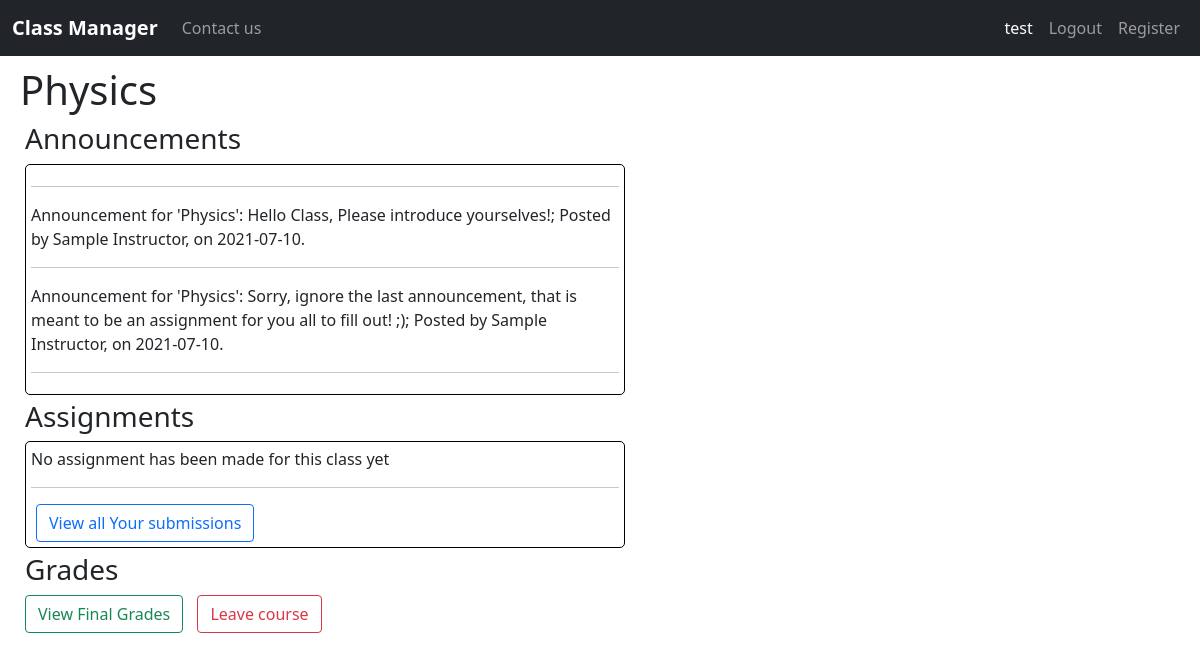
The page /view_course/1 (signed in) on the database as committed earlier.
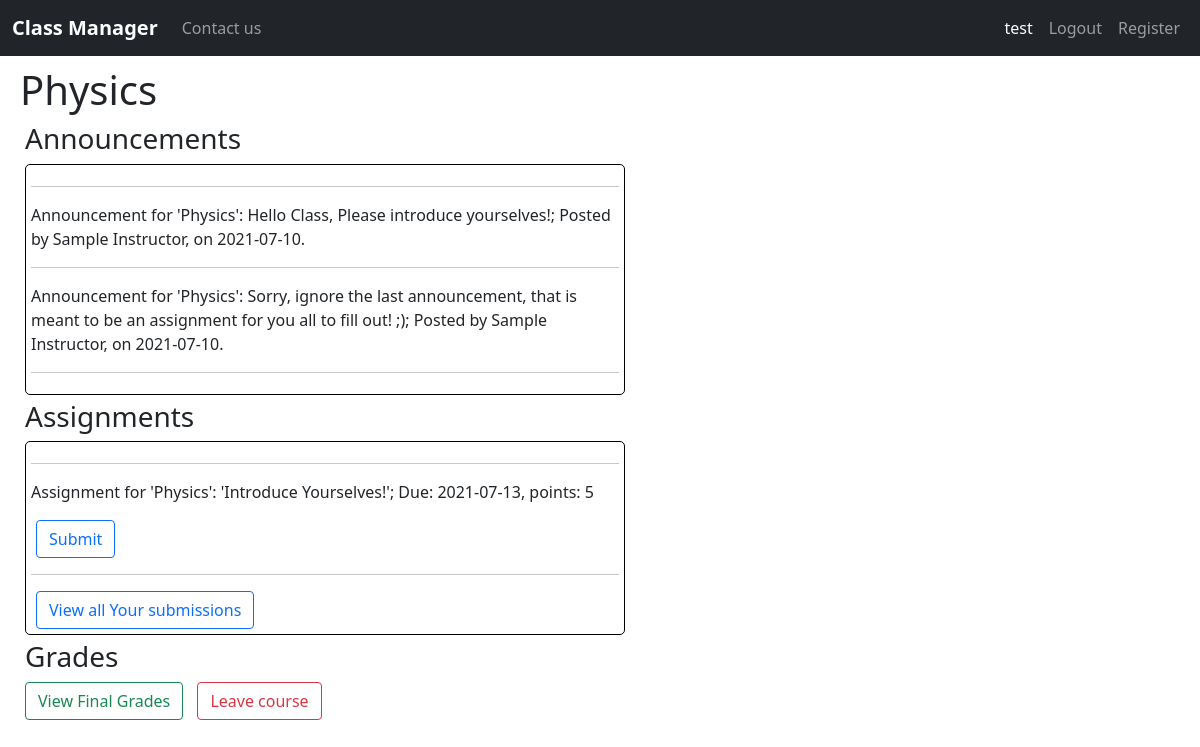
The same page on the database as committed later.
### classmanager/models.py (models this page shows, shortened)
class Announcement(models.Model):
    course = models.ForeignKey(Course, on_delete=models.CASCADE)
    text = models.TextField(max_length=1000, default=None)
    date_created = models.DateField(auto_now_add=True)
    def __str__(self):
        return f"Announcement for '{self.course.name}': {self.text}; Posted by {self.course.instructor.get_name()}," \
               f" on {self.date_created}."

class Course(models.Model):
    instructor = models.ForeignKey(Instructor, on_delete=models.CASCADE)
    name = models.CharField(max_length=255, blank=False, default=None)
    is_active = models.BooleanField(default=True)
    date_created = models.DateTimeField(auto_now_add=True)
    DEPARTMENTS = [
        ("Math", "Math"), ("English", "English"),
        ("Science", "Science"), ("Technology", "Technology"),
        ("Law", "Law"), ("Art", "Art"),
        ("Business", "Business"), ("Health", "Health")
    ]
    department = models.CharField(max_length=20, choices=DEPARTMENTS, default="Other")
    description = models.TextField(max_length=1000, default=None, blank=True)
    credits = models.PositiveIntegerField(default=2)
    length = models.PositiveIntegerField(default=10)

class Instructor(models.Model):
    user = models.OneToOneField(User, primary_key=True, on_delete=models.CASCADE)
    date_of_birth = models.DateField(default=date.today)
    DEPARTMENTS = [
        ("Math", "Math"), ("English", "English"),
        ("Science", "Science"), ("Technology", "Technology"),
        ("Law", "Law"), ("Art", "Art"),
        ("Business", "Business"), ("Health", "Health")
    ]
    department = models.CharField(max_length=20, choices=DEPARTMENTS, default="Other")
    def get_name(self):
        return self.user.get_name()

class User(AbstractUser):
    is_student = models.BooleanField(default=False)
    is_instructor = models.BooleanField(default=False)
    def get_name(self):
        return f"{self.first_name} {self.last_name}"

class Assignment(models.Model):
    title = models.TextField(max_length=255, blank=False)
    course = models.ForeignKey(Course, on_delete=models.CASCADE)
    file_url = models.URLField(blank=True, max_length=200)
    description = models.TextField(max_length=1000, blank=True)
    date_created = models.DateField(auto_now_add=True)
    due_date = models.DateField(blank=False, default=date.today() + timedelta(days=3))
    points = models.PositiveIntegerField(default=1)
    def __str__(self):
        return f"Assignment for '{self.course.name}': '{self.title}'; Due: {self.due_date}, points: {self.points}"

### classmanager/views.py (the view)
# urls.py: path("view_course/<int:course_id>", views.view_course, name="view-course"),
@login_required
def view_course(request, course_id):
    try:
        course = Course.objects.get(pk=course_id)
    except Course.DoesNotExist:
        return render(request, "classmanager/index.html", {
            "failure_message": "Sorry, the course you wanted does not exist or was deleted"
        })
    if request.user.is_student:
        student = Student.objects.get(pk=request.user)
        if len(Enrollment.objects.filter(course=course_id, student=student)) == 0:
            return render(request, "classmanager/index.html", {
                "failure_message": "Sorry, you need to join a course in order to view it"
            })
    elif request.user.is_instructor:
        instructor = Instructor.objects.get(pk=request.user)
        if course.instructor != instructor:
            return render(request, "classmanager/index.html", {
                "failure_message": "Sorry, you need to create a course in order to view it"
            })
    else:
        return render(request, "classmanager/index.html", {
            "failure_message": "Sorry, you need to join a course as a student or create it as an instructor in order "
                               "to view it "
        })
    announcements = Announcement.objects.filter(course=course).order_by("-date_created")
    assignments = Assignment.objects.filter(course=course).order_by("-date_created")
    return render(request, "classmanager/view_course.html", {
        "course": course,
        "announcements": announcements,
        "assignments": assignments
    })

### classmanager/templates/classmanager/view_course.html (shortened to what this page needs)
{% extends "classmanager/layout.html" %}
{% block body %}
<h1>{{course.name}}</h1>
<h3>Announcements</h3>
<div class="course-section">
    {% for announcement in announcements|slice:3 %}
    <hr>
    <p>{{announcement}}</p>
    {% empty %}
    <p>No announcement has been made in this class yet</p>
    {% endfor %}
    <hr>
</div>
<h3>Assignments</h3>
<div class="course-section">
    {% for assignment in assignments|slice:3 %}
    <hr>
    <p>{{assignment}}</p>
    {% if user.is_student %}
    <form class="button-form" action="{% url 'create-submission' course_id=course.id assignment_id=assignment.id%}"
        method="GET">
        <input class="btn btn-outline-primary" type="submit" value="Submit" />
    </form>
    {% else %}
    <form class="button-form" action="{% url 'view-submissions' course_id=course.id assignment_id=assignment.id%}"
        method="GET">
        <input class="btn btn-outline-primary" type="submit" value="View Submissions" />
    </form>
    {% endif %}
    {% empty %}
    No assignment has been made for this class yet
    {% endfor %}
    {% if user.is_student %}
    <hr>
    <form class="button-form" action="{% url 'view-all-submissions' course_id=course.id %}" method="GET">
        <input class="btn btn-outline-primary" type="submit" value="View all Your submissions" />
    </form>
    {% endif %}
</div>
<h3>Grades</h3>
{% if user.is_instructor %}
<form class="button-form" action="#" method="GET">
    <input class="btn btn-outline-info" type="submit" value="View class final score" />
</form>
<form class="button-form" action="#" method="GET">
    <input class="btn btn-outline-success" type="submit" value="Give final grades" />
</form>
<form class="button-form" action="#" method="GET">
    <input class="btn btn-outline-warning" type="submit" value="Deactivate course" />
</form>
<form class="button-form" action="#" method="GET">
    <input class="btn btn-outline-danger" type="submit" value="Delete course" />
</form>
{% else %}
<form class="button-form" action="#" method="GET">
    <input class="btn btn-outline-success" type="submit" value="View Final Grades" />
</form>
<form class="button-form" action="{% url 'leave-course' course_id=course.id %}" method="GET">
    <input class="btn btn-outline-danger" type="submit" value="Leave course" />
</form>
{% endif %}
{% endblock body %}

Rows that differ between the two databases and show on the page:
added Assignment: course+title+due_date "Assignment for 'Physics': 'Introduce Yourselves!'; Due: 2021-07-13, points: 5"
Other text that changed with them:
text no longer shown: "No assignment has been made for this class yet"
